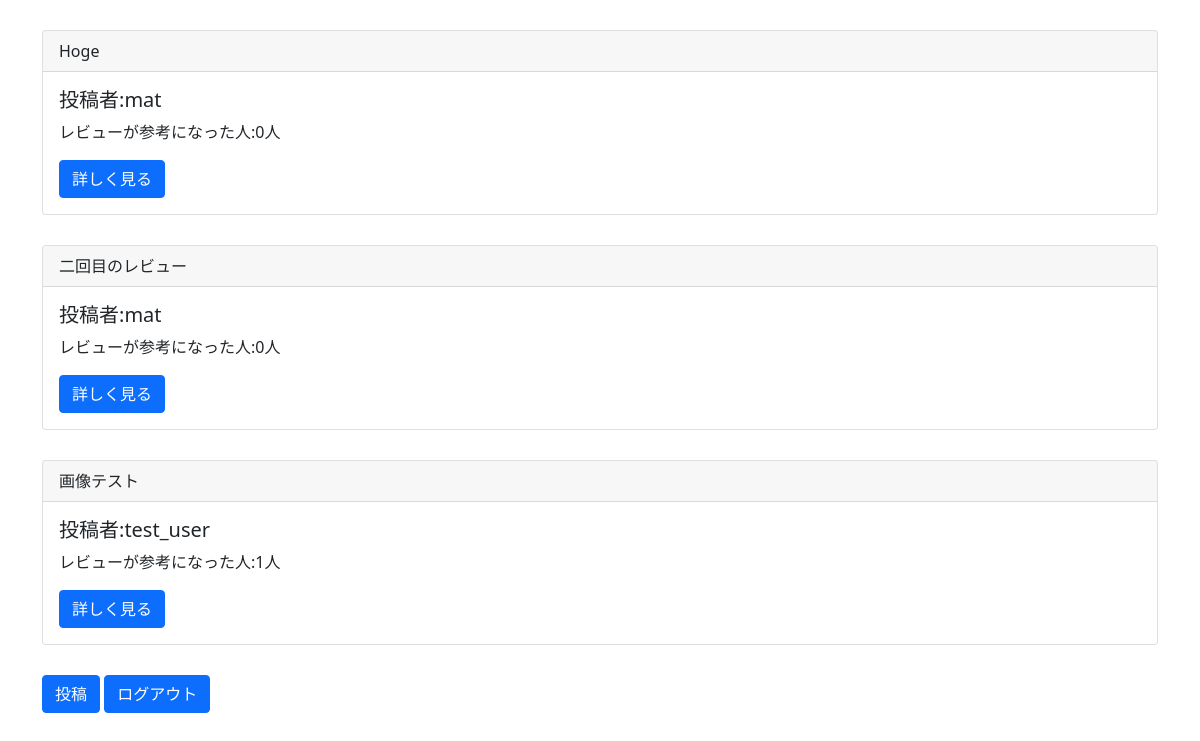
Before: /list/ (signed in) with the older database file.
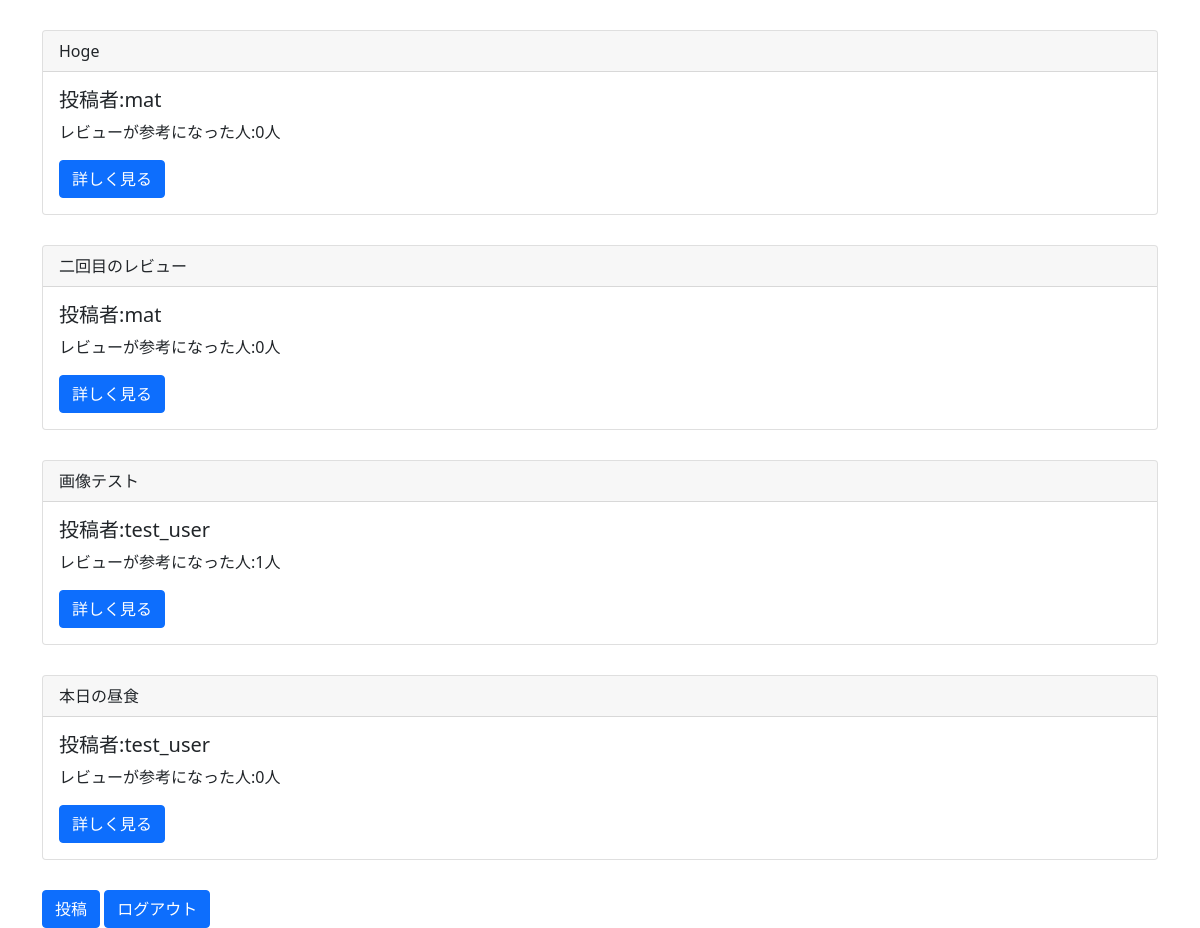
After: the same page with the newer database file.
### reviewpost/models.py (models this page shows)
class ReviewModel(models.Model):
    author = models.ForeignKey(User, on_delete=models.CASCADE)
    title = models.CharField(max_length = 100)
    content = models.TextField()
    useful_num = models.IntegerField(null = True, blank = True, default = 0)
    product_image = models.ImageField(upload_to='',null = True, blank=True)

### reviewpost/views.py (the view)
# urls.py: path('list/', listview, name='list'),
@login_required
def listview(request):
    object_list = ReviewModel.objects.all()
    return render(request, 'list.html',{'object_list':object_list})

### templates/list.html
{% extends 'base.html' %}
{% load static %}
{% block header %}
<link rel='stylesheet' type="text/css" href="{% static 'style.css' %}">
{% endblock header %}
{% block content %}
    <div class="container">
        {% for item in object_list %}
            <div class="card">
                <div class="card-header">{{ item.title }}</div>
                <div class="card-body">
                    <h5 class="card-title">投稿者:{{ item.author }}</h5>
                    <p class="card-text">レビューが参考になった人:{{ item.useful_num }}人</p>
                    <a href="{% url 'detail' item.pk %}" class="btn btn-primary">詳しく見る</a>
                </div>
            </div>
        {% endfor %}
        <a href="{% url 'create' %}" class="btn btn-primary">投稿</a>
        <a href="{% url 'logout' %}" class="btn btn-primary">ログアウト</a>
    </div>
{% endblock content %}

### templates/base.html (shortened to what this page needs)
<html>
    <head>
        <link href="https://cdn.jsdelivr.net/npm/bootstrap@5.0.0-beta1/dist/css/bootstrap.min.css"
            rel="stylesheet"
>
    </head>
    {% block header %}
    {% endblock header %}
    <body>
        {% block content %}
        {% endblock content %}
    </body>
</html>

### static/style.css (style rules this page uses)
.card { margin-top: 30px; margin-bottom: 30px; }

Changed rows visible on the page:
added ReviewModel: title "本日の昼食", author "test_user", useful_num "0"
